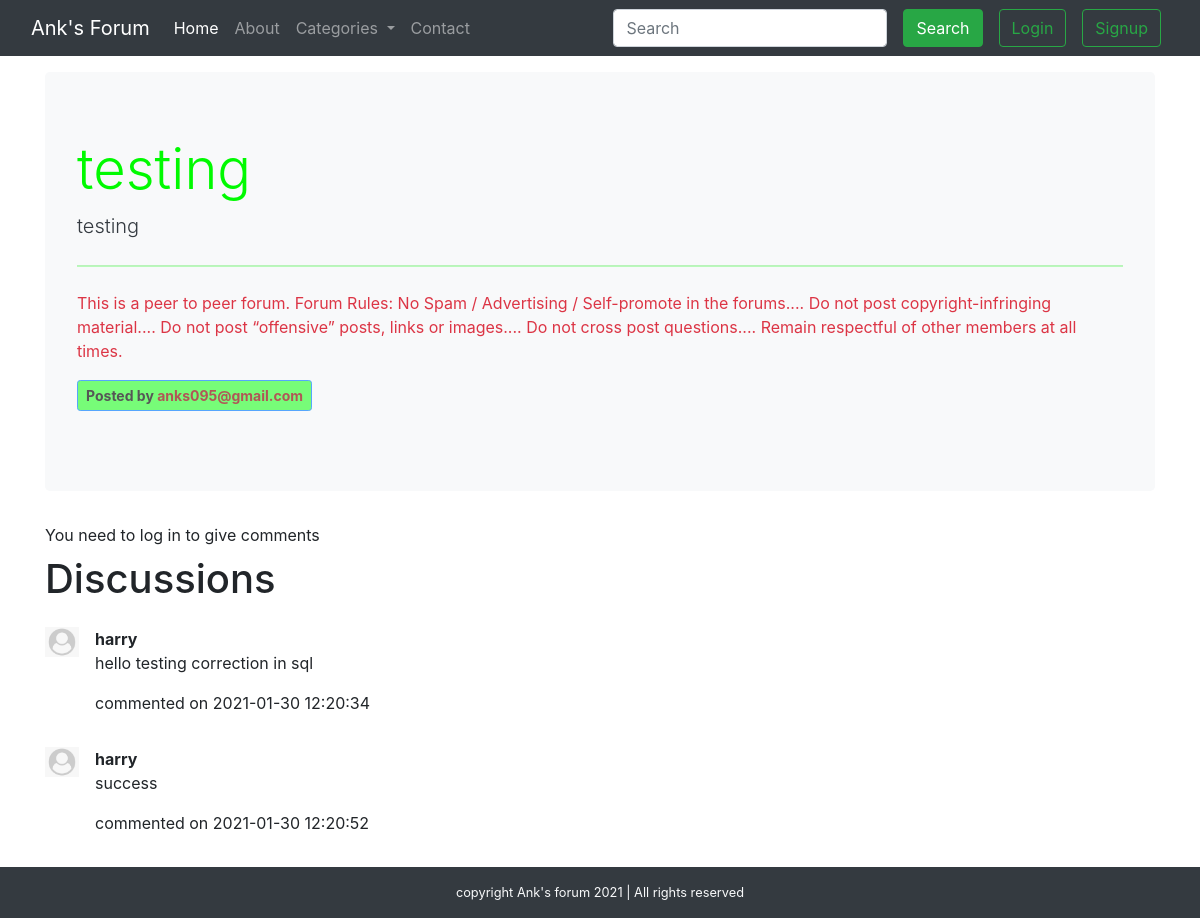
The page /thread.php?threadid=19 on the database its author committed.
### tables this page shows
CREATE TABLE `threads` (
  `thread_id` int(7) NOT NULL,
  `thread_title` varchar(255) NOT NULL,
  `thread_description` text NOT NULL,
  `thread_cat_id` int(7) NOT NULL,
  `thread_user_id` int(7) NOT NULL,
  `timestamp` datetime NOT NULL DEFAULT current_timestamp()
);

CREATE TABLE `users` (
  `sno` int(8) NOT NULL,
  `user_email` varchar(30) NOT NULL,
  `user_password` varchar(255) NOT NULL,
  `timestamp` datetime NOT NULL DEFAULT current_timestamp()
);

CREATE TABLE `comments` (
  `comment_id` int(8) NOT NULL,
  `comment_content` text NOT NULL,
  `thread_id` int(8) NOT NULL,
  `comment_by` varchar(30) NOT NULL,
  `comment_time` datetime NOT NULL DEFAULT current_timestamp()
);

### thread.php (the view, shortened to what this page needs)
<!doctype html>
<html lang="en">
<head>
    <link href="https://cdn.jsdelivr.net/npm/bootstrap@5.0.0-beta1/dist/css/bootstrap.min.css" rel="stylesheet">
    <link rel="stylesheet" href="https://cdn.jsdelivr.net/npm/bootstrap@4.6.0/dist/css/bootstrap.min.css">
    <link rel="stylesheet" href="style.css">
</head>
<body>
    <?php include 'partial/_header.php'; ?>
    <?php
    $id = $_GET['threadid'];
    $sql = "SELECT * FROM `threads` WHERE thread_id=$id";
    $result = mysqli_query($conn, $sql);
    while ($row = mysqli_fetch_assoc($result)) {
        $question = $row['thread_title'];
        $description = $row['thread_description'];
        $user = $row['thread_user_id'];
        $buttonstyleid = $row['thread_cat_id'];
        $sql3 = "SELECT user_email FROM `users` WHERE sno=$user";
        $result3 = mysqli_query($conn, $sql3);
        $row3 = mysqli_fetch_assoc($result3);
        $posted_by = $row3['user_email'];
    }
    ?>
    <div class="container my-3">
        <div class="jumbotron bg-light" id="cat<?php echo $buttonstyleid; ?>">
            <h1 class="display-4"><?php echo $question; ?></h1>
            <p class="lead text-dark"><?php echo $description; ?></p>
            <hr class="my-4">
            <p class="text-danger">This is a peer to peer forum.
                Forum Rules:
                No Spam / Advertising / Self-promote in the forums....
                Do not post copyright-infringing material....
                Do not post “offensive” posts, links or images....
                Do not cross post questions....
                Remain respectful of other members at all times.</p>
            <p class="lead">
                <?php
                echo '<button type="button" class="btn btn-sm btn-primary font-weight-bold" id="button'.$buttonstyleid.'" disabled>';
                echo 'Posted by ';
                echo '<a class="text-decoration-none" id="universal" href="#">'.$posted_by.'</a>';
                echo '</button>';
                ?>
            </p>
        </div>
    </div><?php
    $url=$_SERVER['REQUEST_URI'];
    if(isset($_SESSION['loggedin']) && $_SESSION['loggedin']==true){
    echo '<div class="container">
            <div class="accordion" id="accordionExample">
            <div class="accordion-item">
                <h2 class="accordion-header" id="headingOne">
                <button class="accordion-button" type="button" data-bs-toggle="collapse" data-bs-target="#collapseOne" aria-expanded="true" aria-controls="collapseOne">
                <h3>click here to expand to post <span class="badge" id="catbg'.$buttonstyleid.'">New comment</span></h3>
                </button>
                </h2>
                <div id="collapseOne" class="accordion-collapse collapse" aria-labelledby="headingOne" data-bs-parent="#accordionExample">
                <div class="accordion-body">
                    <form action= "'.$url.'" method="post">
                        <div class="mb-3">
                        <label for="exampleFormControlTextarea1" class="form-label">Post description</label>
                        <textarea class="form-control" id="desc" name="desc" rows="3" placeholder="type here ..." ></textarea>
                        <input type="hidden" name="sno" value="'.$_SESSION["sno"].'">
                        </div>
                        <button type="submit" class="btn btn-primary">Submit</button>
                    </form>
                </div>
                </div>
            </div>
            </div>
        </div>';}
        else{
            echo '<div class="container">You need to log in to give comments</div>';
        }
    ?>
    <div class="container">
        <h1 class="py-2 mb-3">Discussions</h1>
        <?php
            $id = $_GET['threadid'];
            $sql = "SELECT * FROM `comments` WHERE thread_id=$id";
            $result = mysqli_query($conn, $sql);
            while ($row = mysqli_fetch_assoc($result)) {
                $comment = $row['comment_content'];
                $user_id = $row['comment_by'];
                $time = $row['comment_time'];
                $sql2 = "SELECT * FROM `users` WHERE sno=$user_id";
                $result2 = mysqli_query($conn, $sql2);
                $row2 = mysqli_fetch_assoc($result2);
                if($row['comment_by']=='0'){
                    $user_nm = "Guest_User";
                }
                else{
                    $user_nm = $row2['user_email'];
                }
                echo '<div class="media my-3">
                    <img src="img/userdefault.png" width="34px" class="mr-3" alt="...">
                    <div class="media-body">
                        <p class="font-weight-bold my-0">'.$user_nm.'</p>
                        <p>'.$comment.'</p>
                        <p>commented on '. $time .'</p>
                    </div>
                </div>';
            }
        ?>
    </div>
    <footer class="footer"><?php include 'partial/_footer.php'; ?></footer>
</body>
</html>

### style.css (style rules this page uses)
#cat1 { color: rgb(0, 250, 0); }
#button1 { background-color: rgb(51, 255, 51); color: black; }
#universal { color: darkred; }

### rows shown on the page
threads: thread_title "testing", thread_description "testing"
users: user_email "anks095@gmail.com"
comments: users.user_email "harry", comment_content "hello testing correction in sql", comment_time "2021-01-30 12:20:34"
comments: users.user_email "harry", comment_content "success", comment_time "2021-01-30 12:20:52"
